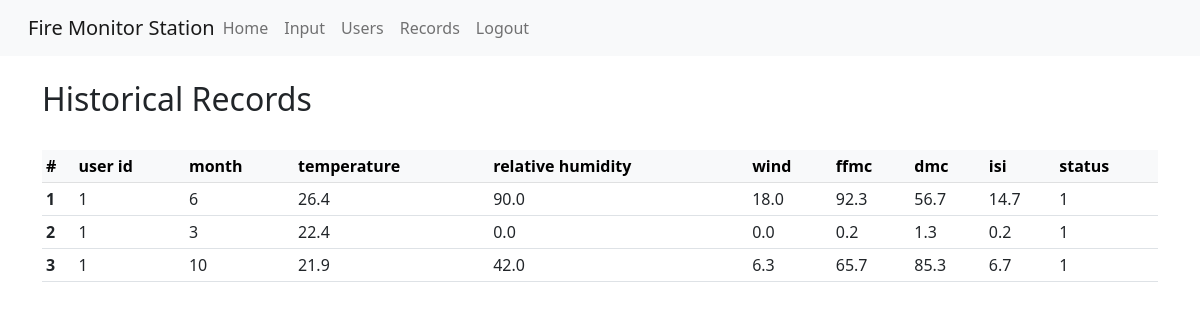
Screenshot of /records (signed in) with the database file from the repository.
### app.py (models this page shows)
class features(db.Model):
    id = db.Column(db.Integer,primary_key=True,unique=True)
    user_id = db.Column(db.Integer, db.ForeignKey("user.id"), nullable=False)
    date=db.Column(db.Date, default=datetime.datetime.utcnow)
    month = db.Column(db.Integer,nullable=False)
    temp = db.Column(db.Float[20],nullable=False)
    rh = db.Column(db.Float[20],nullable=False)
    wind = db.Column(db.Float[20],nullable=False)
    ffmc = db.Column(db.Float[20],nullable=False)
    dmc = db.Column(db.Float[20],nullable=False)
    isi = db.Column(db.Float[20],nullable=False)
    status = db.Column(db.Integer, nullable=False)

### app.py (the view)
@app.route("/records", methods=['GET','POST'])
def records():
    read_records=features.query.order_by(features.id)
    return render_template('records.html',name=session.get("username","Unknown"),read_records=read_records)

### app.py (called while the page is built)
@login_manager.user_loader
def load_user(user_id):
    return User.query.get(int(user_id))

### templates/records.html (shortened to what this page needs)
{% extends 'template.html' %}
{% block content %}
   <h2>Historical Records</h2>
   {% if current_user.is_authenticated %}
   <div class="table-responsive">
   <table class="table table-sm ">
    <thead class="table-light">
       <tr>
        <th scope="col">#</th>
        <th scope="col">user id</th>
        <th scope="col">month</th>
        <th scope="col">temperature</th>
        <th scope="col">relative humidity</th>
        <th scope="col">wind</th>
        <th scope="col">ffmc</th>
        <th scope="col">dmc</th>
        <th scope="col">isi</th>
        <th scope="col">status</th>
        </tr>
        </thead>
        {% for records in read_records %}
        <tbody >
       <tr>
            <th scope="row">{{records.id}}</th>
            <td>{{records.user_id}}</td>
            <td>{{records.month}}</td>
            <td>{{records.temp}}</td>
            <td>{{records.rh}}</td>
            <td>{{records.wind}}</td>
            <td>{{records.ffmc}}</td>
            <td>{{records.dmc}}</td>
            <td>{{records.isi}}</td>
            <td>{{records.status}}</td>
            </tr>
        </tbody>
        {%endfor%}
    </table>
   </div>
{% endif %}
{% endblock %}

### templates/template.html (shortened to what this page needs)
<!doctype html>
<html lang="en" >
  <head>
    <link rel="stylesheet" href="https://cdn.jsdelivr.net/npm/bootstrap@5.2.1/dist/css/bootstrap.rtl.min.css">
  </head>
  <body>
    {% include 'navbar.html' %}
    <br/>
    <div class="container">
        {% block content %}
        {% endblock %}
    </div>
  </body>
</html>

### templates/navbar.html (shortened to what this page needs)
<nav class="navbar navbar-expand-lg bg-light">
  <div class="container-fluid">
    <a class="navbar-brand" href="#">Fire Monitor Station</a>
    <div class="collapse navbar-collapse" id="navbarNavAltMarkup">
      <div class="navbar-nav">
        {% if current_user.is_authenticated %}
        <a class="nav-link" aria-current="page" href="{{url_for('dashboard')}}">Home</a>
        <a class="nav-link" href="{{url_for('inputs')}}">Input</a>
        <a class="nav-link" href="{{url_for('register')}}">Users</a>
        <a class="nav-link" href="{{url_for('records')}}">Records</a>
        <a class="nav-link" href="{{url_for('logout')}}">Logout</a>
        {%else%}
        <a class="nav-link" href="{{url_for('login')}}">Login</a>
        {%endif%}
      </div>
    </div>
  </div>
</nav>

### rows the page displays
features: id "1", user_id "1", month "6", temp "26.4", rh "90.0", wind "18.0", ffmc "92.3", dmc "56.7", isi "14.7", status "1"
features: id "2", user_id "1", month "3", temp "22.4", rh "0.0", wind "0.0", ffmc "0.2", dmc "1.3", isi "0.2", status "1"
features: id "3", user_id "1", month "10", temp "21.9", rh "42.0", wind "6.3", ffmc "65.7", dmc "85.3", isi "6.7", status "1"
